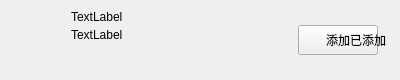
<?xml version="1.0" encoding="UTF-8"?>
<ui version="4.0">
 <class>ApplyFriendItem</class>
 <widget class="QWidget" name="ApplyFriendItem">
  <property name="geometry">
   <rect>
    <x>0</x>
    <y>0</y>
    <width>400</width>
    <height>80</height>
   </rect>
  </property>
  <property name="minimumSize">
   <size>
    <width>0</width>
    <height>80</height>
   </size>
  </property>
  <property name="maximumSize">
   <size>
    <width>16777215</width>
    <height>80</height>
   </size>
  </property>
  <property name="windowTitle">
   <string>ApplyFriendItem</string>
  </property>
  <layout class="QHBoxLayout" name="horizontalLayout">
   <property name="spacing">
    <number>12</number>
   </property>
   <property name="leftMargin">
    <number>14</number>
   </property>
   <property name="topMargin">
    <number>10</number>
   </property>
   <property name="rightMargin">
    <number>14</number>
   </property>
   <property name="bottomMargin">
    <number>10</number>
   </property>
   <item>
    <widget class="QLabel" name="icon_label">
     <property name="minimumSize">
      <size>
       <width>45</width>
       <height>45</height>
      </size>
     </property>
     <property name="maximumSize">
      <size>
       <width>45</width>
       <height>45</height>
      </size>
     </property>
     <property name="text"/>
    </widget>
   </item>
   <item>
    <widget class="QWidget" name="text_column" native="true">
     <property name="sizePolicy">
      <sizepolicy hsizetype="Expanding" vsizetype="Preferred">
       <horstretch>1</horstretch>
       <verstretch>0</verstretch>
      </sizepolicy>
     </property>
     <layout class="QVBoxLayout" name="verticalLayout">
      <property name="spacing">
       <number>4</number>
      </property>
      <property name="leftMargin">
       <number>0</number>
      </property>
      <property name="topMargin">
       <number>0</number>
      </property>
      <property name="rightMargin">
       <number>8</number>
      </property>
      <property name="bottomMargin">
       <number>0</number>
      </property>
      <item>
       <widget class="QLabel" name="user_name_label">
        <property name="text">
         <string>TextLabel</string>
        </property>
       </widget>
      </item>
      <item>
       <widget class="QLabel" name="user_chat_label">
        <property name="text">
         <string>TextLabel</string>
        </property>
       </widget>
      </item>
      <item>
       <spacer name="verticalSpacer">
        <property name="orientation">
         <enum>Qt::Vertical</enum>
        </property>
        <property name="sizeHint" stdset="0">
         <size>
          <width>20</width>
          <height>0</height>
         </size>
        </property>
       </spacer>
      </item>
     </layout>
    </widget>
   </item>
   <item>
    <widget class="QWidget" name="action_column" native="true">
     <property name="minimumSize">
      <size>
       <width>88</width>
       <height>0</height>
      </size>
     </property>
     <property name="maximumSize">
      <size>
       <width>88</width>
       <height>16777215</height>
      </size>
     </property>
     <layout class="QHBoxLayout" name="horizontalLayout_action">
      <property name="spacing">
       <number>0</number>
      </property>
      <property name="leftMargin">
       <number>0</number>
      </property>
      <property name="topMargin">
       <number>0</number>
      </property>
      <property name="rightMargin">
       <number>0</number>
      </property>
      <property name="bottomMargin">
       <number>0</number>
      </property>
      <item>
       <spacer name="horizontalSpacer_action_left">
        <property name="orientation">
         <enum>Qt::Horizontal</enum>
        </property>
        <property name="sizeHint" stdset="0">
         <size>
          <width>0</width>
          <height>20</height>
         </size>
        </property>
       </spacer>
      </item>
      <item>
       <widget class="ClickedBtn" name="add_btn">
        <property name="minimumSize">
         <size>
          <width>80</width>
          <height>30</height>
         </size>
        </property>
        <property name="maximumSize">
         <size>
          <width>80</width>
          <height>30</height>
         </size>
        </property>
        <property name="text">
         <string>添加</string>
        </property>
       </widget>
      </item>
      <item>
       <widget class="QLabel" name="already_label">
        <property name="text">
         <string>已添加</string>
        </property>
        <property name="alignment">
         <set>Qt::AlignCenter</set>
        </property>
       </widget>
      </item>
      <item>
       <spacer name="horizontalSpacer_action_right">
        <property name="orientation">
         <enum>Qt::Horizontal</enum>
        </property>
        <property name="sizeHint" stdset="0">
         <size>
          <width>0</width>
          <height>20</height>
         </size>
        </property>
       </spacer>
      </item>
     </layout>
    </widget>
   </item>
  </layout>
 </widget>
 <customwidgets>
  <customwidget>
   <class>ClickedBtn</class>
   <extends>QPushButton</extends>
   <header location="global">ClickedBtn.h</header>
  </customwidget>
 </customwidgets>
 <resources/>
 <connections/>
</ui>
